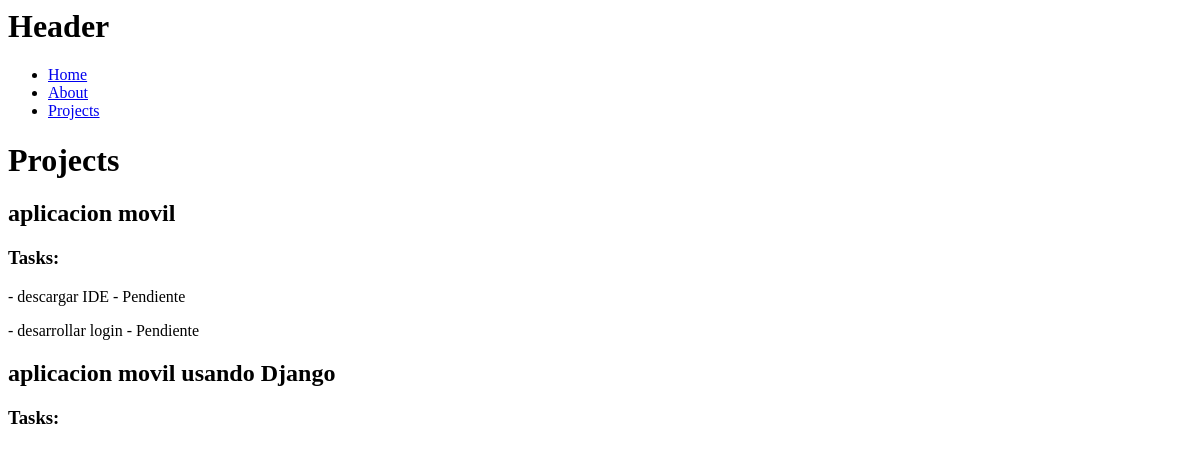
The app's page /projects/, older data.
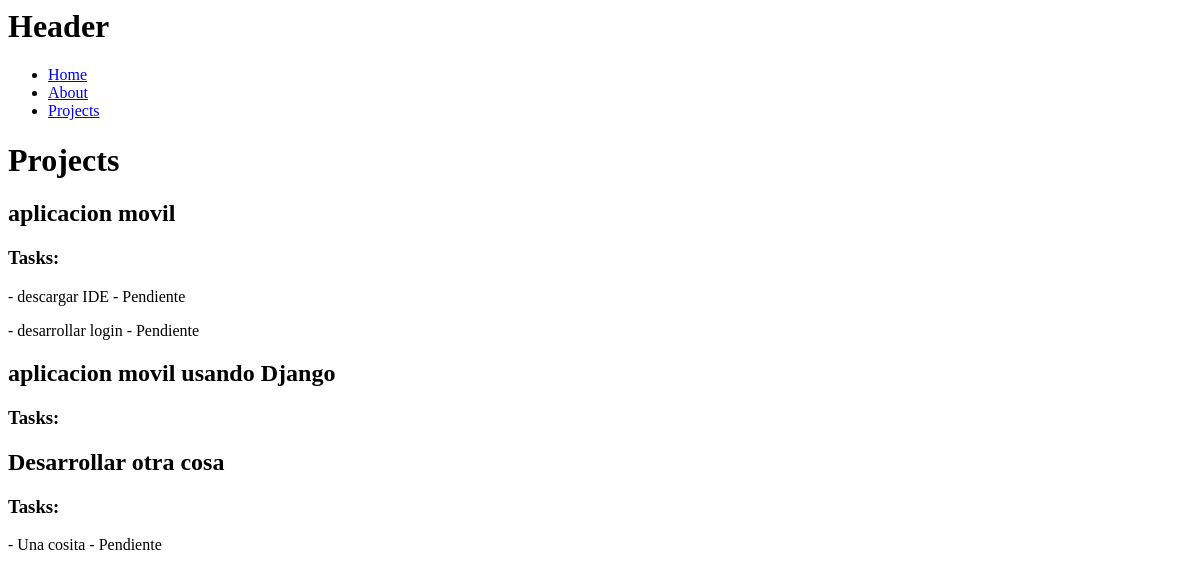
The same page, newer data.
### coffeeapp/models.py (models this page shows, shortened)
class Project(models.Model):
    name = models.CharField(max_length=200)

class Task(models.Model):
    title = models.CharField(max_length=200)
    description = models.TextField()
    project = models.ForeignKey(Project, on_delete=models.CASCADE)
    done = models.BooleanField(default=False)

### coffeeapp/views.py (the view)
# urls.py: path('projects/', views.projects),
def projects(request):
    p = Project.objects.all()
    t = Task.objects.all()
    return render(request, 'projects.html', {
        'projects': p,
        'tasks' : t
    })

### coffeeapp/templates/projects.html
{% extends 'layouts/header.html' %}
{% block content %}
<h1>Projects</h1>
{% for project in projects %}
<div>
    <h2>{{project.name}}</h2>
</div>
<div>
    <h3>Tasks: </h3>
    {%for task in tasks %}
    {%if task.project_id == project.id%}
    <p>- {{task.title}} - {%if task.done %} Completada {% else %} Pendiente {% endif %}</p>
    {% endif %}
    {% endfor %}
</div>
{% endfor %}
{% endblock %}

Row changes from the older to the newer data that the page shows:
added Project: name "Desarrollar otra cosa"
added Task: title "Una cosita", done "Pendiente", shown under "Desarrollar otra cosa"
